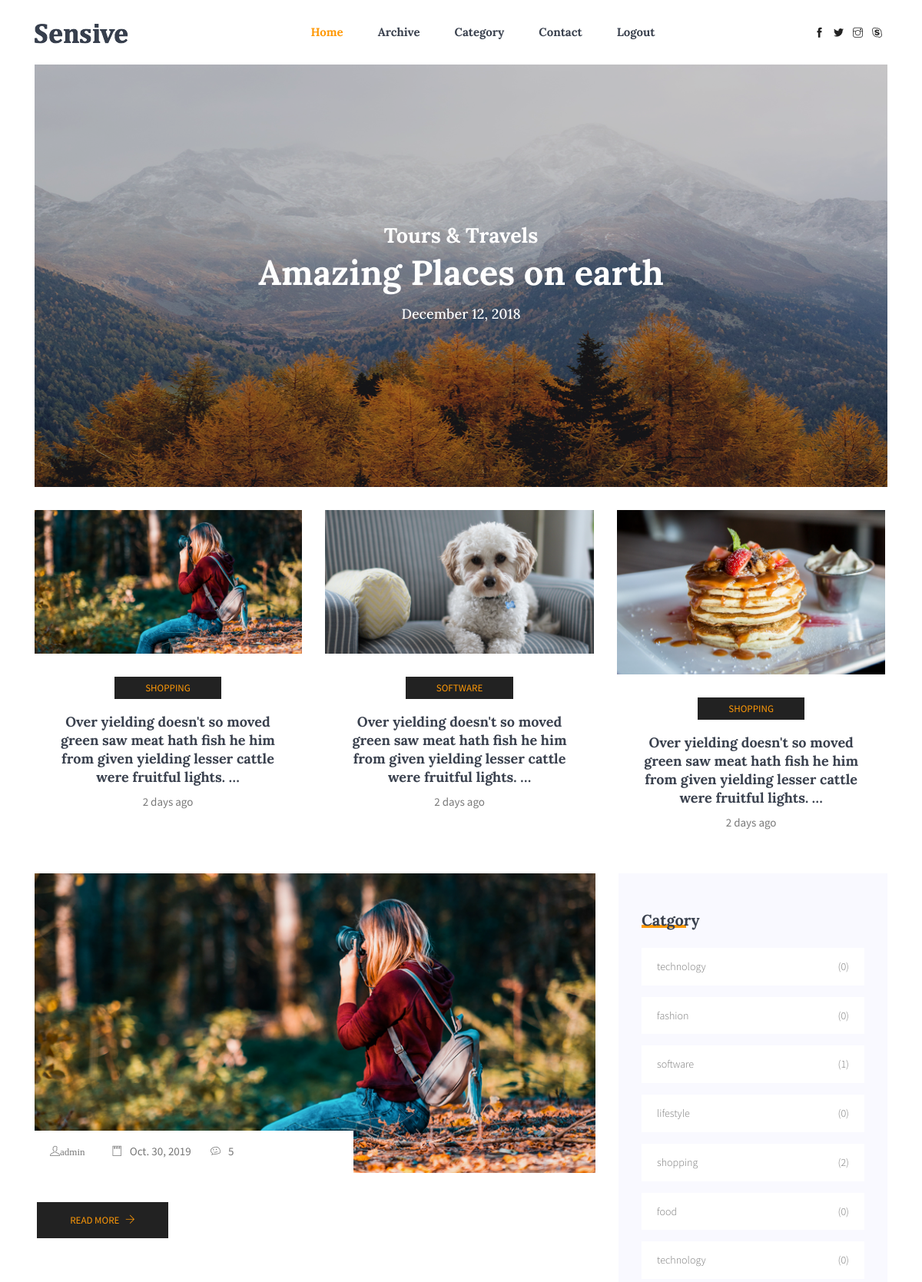
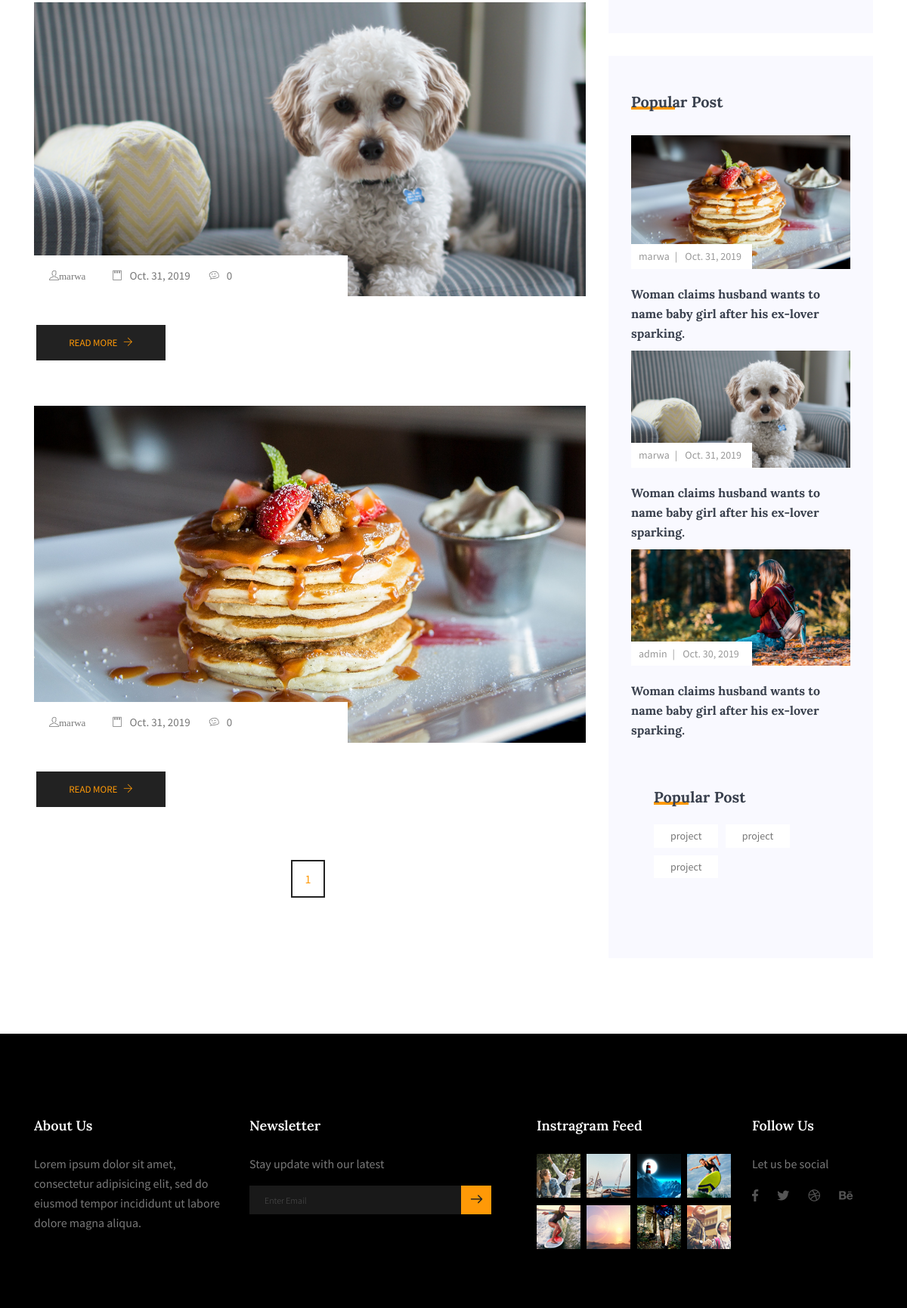
Screenshot of /posts/home/ (signed in, upper part) with the database file from the repository (2 pictures, top to bottom).
### posts/models.py (models this page shows, shortened)
class Post (models.Model):
    user= models.ForeignKey(settings.AUTH_USER_MODEL, on_delete=models.PROTECT,default=1)
    category= models.ForeignKey(Category, on_delete=models.PROTECT,default=1)
    title = models.CharField(max_length=255)
    height_field=models.IntegerField(default=0)
    width_field=models.IntegerField(default=0)
    image = models.ImageField(upload_to=upload_location,
        null = True , blank=True,
        width_field="width_field",height_field="height_field")
    content= models.TextField(default='this is content')
    qoute= models.TextField(default='this is content' ,null= True)
    publish = models.DateField(default=timezone.now)
    updated=models.DateTimeField(auto_now=True ,auto_now_add=False)
    timestamp=models.DateTimeField(auto_now=False ,auto_now_add=True)
    uniquewords = models.CharField(max_length=255,default="project")
    is_favorite = models.BooleanField(default=False)
    is_archived = models.BooleanField(default=False)
    class Meta:
        ordering = ['timestamp']
    def upload_location(instance ,filename):
        return "%s/%s" %(instance.id,filename)
    @property
    def comments(self):
        instance=self
        qs=Comment.objects.filter_by_instace(instance)
        return qs

### category/models.py (models this page shows)
class Category(models.Model):
    name=models.CharField(max_length=255)
    def __str__(self):
        return self.name

### posts/views.py (the view)
# urls.py: path('home/',home,name="home"),
def home(request):
    if not request.user.is_authenticated  :
        print ("not=========")
        return HttpResponseRedirect("/login")
    obj=Post.objects.all().order_by("publish")[:8]
    paginator = Paginator(obj, 4) # Show 25 contacts per page
    page = int(request.GET.get('page', '1'))
    contacts = paginator.page(page)
    category_post = Category.objects.all().annotate(posts_count=Count('post'))
    p=Post.objects.all().order_by('-timestamp')[:5]
    context={
            "obj":obj ,
            "post_count":category_post,
            "posts":p,
            "contacts":contacts
    }
    return render(request,"index.html",context)

### comments/models.py (called while the page is built)
    def filter_by_instace(self,instance):
        content_type=ContentType.objects.get_for_model(instance.__class__)
        obj_id=instance.id
        qs=super(CommentManager,self).filter(content_type=content_type , object_id=obj_id).filter(parent= None)
        return qs

### category/templates/index.html (shortened to what this page needs)
{% extends 'base.html' %}
{% block content %}
  <main class="site-main">
    <section class="mb-30px">
      <div class="container">
        <div class="hero-banner">
          <div class="hero-banner__content">
            <h3>Tours & Travels</h3>
            <h1>Amazing Places on earth</h1>
            <h4>December 12, 2018</h4>
          </div>
        </div>
      </div>
    </section>
    <section>
      <div class="container">
        <div class="owl-carousel owl-theme blog-slider">
            {% for obj in obj %}
          <div class="card blog__slide text-center">
            <div class="blog__slide__img">
              <img class="card-img rounded-0" src="{{ obj.image.url }}" alt="">
            </div>
            <div class="blog__slide__content">
              <a class="blog__slide__label" href="../blog-detail/{{ obj.id  }}">{{ obj.category }}</a>
              <h3><a href="../blog-detail/{{ obj.id  }}">{{ obj.content|truncatewords:20 }}</a></h3>
              <p>2 days ago</p>
            </div>
          </div>
          {% endfor %}
        </div>
      </div>
    </section>
    <section class="blog-post-area section-margin mt-4">
      <div class="container">
        <div class="row">
          <div class="col-lg-8">
              {% for contacts in contacts %}
            <div class="single-recent-blog-post">
              <div class="thumb">
                <img class="img-fluid" src="{{ contacts.image.url  }}" alt="">
                <ul class="thumb-info">
                  <li><a href="#"><i class="ti-user">{{ contacts.user }}</i></a></li>
                  <li><a href="#"><i class="ti-notepad"></i>{{ contacts.publish }}</a></li>
                  <li><a href="#"><i class="ti-themify-favicon"></i>{{ contacts.comments.count }}</a></li>
                </ul>
              </div>
              <div class="details mt-20">
                <a class="button" href="/posts/blog-detail/{{ contacts.id }}">Read More <i class="ti-arrow-right"></i></a>
              </div>
            </div>
            {% endfor %}
            <div class="row">
                <div class="col-lg-12">
                    <nav class="blog-pagination justify-content-center d-flex">
                        <ul class="pagination">
                            <li class="page-item active"><a href="{{ obj.number }}" class="page-link">1</a></li>
                        </ul>
                    </nav>
                </div>
              </div>
            </div>
          <div class="col-lg-4 sidebar-widgets">
              <div class="widget-wrap">
                  <div class="single-sidebar-widget post-category-widget">
                      <h4 class="single-sidebar-widget__title">Catgory</h4>
                      <ul class="cat-list mt-20">
                          {% for post_count in post_count %}
                        <li>
                          <a href="#" class="d-flex justify-content-between">
                              <p>{{ post_count.name }}</p>
                              <p>({{ post_count.posts_count  }})</p>
                          </a>
                        </li>
                      {% endfor %}
                      </ul>
                    </div>
              <div class="single-sidebar-widget popular-post-widget">
                  <h4 class="single-sidebar-widget__title">Popular Post</h4>
                  <div class="popular-post-list">
                      {% for i in posts %}
                      <div class="single-post-list">
                        <div class="thumb">
                          <img class="card-img rounded-0" src="{{ i.image.url }}" alt="">
                          <ul class="thumb-info">
                            <li><a href="#">{{ i.user }}</a></li>
                            <li><a href="#">{{ i.timestamp.date }}</a></li>
                          </ul>
                        </div>
                        <div class="details mt-20">
                          <a href="blog-single.html">
                            <h6>{{ i.title }}</h6>
                          </a>
                        </div>
                        {% endfor %}
                      </div>
                    </div>
                  </div>
                </div>
                  <div class="single-sidebar-widget tag_cloud_widget">
                    <h4 class="single-sidebar-widget__title">Popular Post</h4>
                    <ul class="list">
                        {% for obj in obj %}
                        <li>
                            <a href="../blog-detail/{{ obj.id }}"> {{ obj.uniquewords }}</a>
                        </li>
                      {% endfor %}
                    </ul>
                  </div>
                </div>
              </div>
            </div>
        </div>
    </section>
    {% endblock %}

### rows the page displays
Post: image (picture), category "SHOPPING", content "Over yielding doesn't so moved green saw meat hath fish he him from given yielding lesser cattle were fruitful lights. …", user "admin", publish "Oct. 30, 2019", comments.count "5", timestamp "Oct. 30, 2019", title "Woman claims husband wants to name baby girl after his ex-lover sparking.", uniquewords "project"
Post: image (picture), category "SOFTWARE", content "Over yielding doesn't so moved green saw meat hath fish he him from given yielding lesser cattle were fruitful lights. …", user "marwa", publish "Oct. 31, 2019", comments.count "0", timestamp "Oct. 31, 2019", title "Woman claims husband wants to name baby girl after his ex-lover sparking.", uniquewords "project"
Post: image (picture), category "SHOPPING", content "Over yielding doesn't so moved green saw meat hath fish he him from given yielding lesser cattle were fruitful lights. …", user "marwa", publish "Oct. 31, 2019", comments.count "0", timestamp "Oct. 31, 2019", title "Woman claims husband wants to name baby girl after his ex-lover sparking.", uniquewords "project"
Category: name "technology", posts_count "0"
Category: name "fashion", posts_count "0"
Category: name "software", posts_count "1"
Category: name "lifestyle", posts_count "0"
Category: name "shopping", posts_count "2"
Category: name "food", posts_count "0"
Category: name "technology", posts_count "0"
